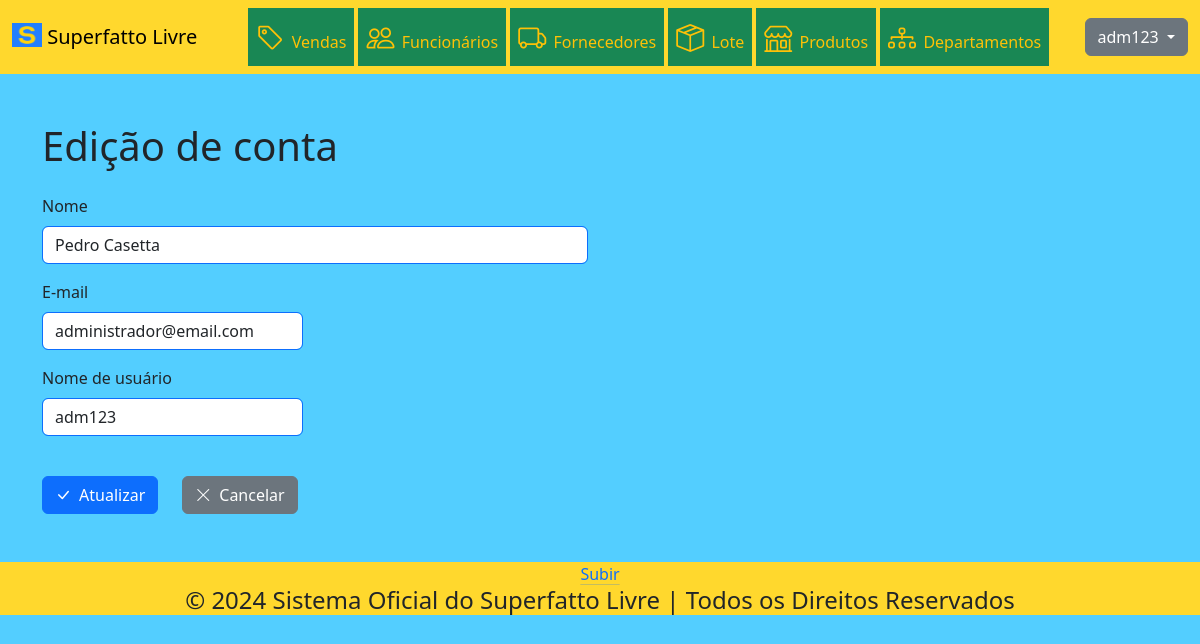
Screenshot of /conta/encaminharEdicao/1 (signed in) with the database file from the repository.
### tables this page shows
CREATE TABLE IF NOT EXISTS `administrador` (
  `codigo` INT NOT NULL AUTO_INCREMENT,
  `cod_credencial` INT NOT NULL,
  PRIMARY KEY (`codigo`),
  INDEX `fk_administrador_credencial1_idx` (`cod_credencial` ASC),
  CONSTRAINT `fk_administrador_conta1`
    FOREIGN KEY (`codigo`)
    REFERENCES `conta` (`codigo`)
    ON DELETE NO ACTION
    ON UPDATE NO ACTION,
  CONSTRAINT `fk_administrador_credencial1`
    FOREIGN KEY (`cod_credencial`)
    REFERENCES `credencial` (`codigo`)
    ON DELETE NO ACTION
    ON UPDATE NO ACTION);

CREATE TABLE IF NOT EXISTS `conta` (
  `codigo` INT NOT NULL AUTO_INCREMENT,
  `nome` VARCHAR(45) NULL,
  `email` VARCHAR(45) NULL,
  `nome_usuario` VARCHAR(45) NULL,
  `senha` VARCHAR(255) NULL,
  `tipo` VARCHAR(45) NULL,
  PRIMARY KEY (`codigo`),
  UNIQUE INDEX `nome_usuario_UNIQUE` (`nome_usuario` ASC),
  UNIQUE INDEX `email_UNIQUE` (`email` ASC));

### App/Controller/BaseController.php (called while the page is built, shortened)
<?php
abstract class BaseController
{
    protected array $dados;
    public function __construct()
    {
        $this->dados = [];
    }
    public function renderizar(string $view)
    {
        $dados = $this->getDados();
        require_once PATH . '/App/View/layout/header.php';
        require_once PATH . '/App/View/layout/menu.php';
        require_once PATH . '/App/View/' . $view . '.php';
        require_once PATH . '/App/View/layout/footer.php';
    }
    public function getDados()
    {
        return $this->dados;
    }
    public function setDados($nomeChave, $valorDado)
    {
        if ($nomeChave != "" && $valorDado != "") {
            $this->dados[$nomeChave] = $valorDado;
        }
    }
}

### index.php (called while the page is built, shortened)
<?php
try
{
    $app = new App();
    $app->identificarController();
    $app->executarController();
} catch (Exception $excecao) {
    throw new Exception("Erro na execução do sistema", $excecao->getCode());
}

### App/Model/Entidades/Conta/Conta.php (called while the page is built, shortened)
<?php
abstract class Conta
{
    protected string $nome;
    protected string $email;
    protected string $nomeUsuario;
    public function __construct(int $codigo = 0, string $nome = "", string $email = "", string $nomeUsuario = "", string $senha = "",
        string $tipo = "")
    {
        $this->nome = $nome;
        $this->email = $email;
        $this->nomeUsuario = $nomeUsuario;
    }
    public static function localizar($codigo, $tipo)
    {
        $contaDAO = new ContaDAO();
        $resultado = $contaDAO->localizar($codigo, $tipo);
        return $resultado;
    }
    public function getNome() : string
    {
        return $this->nome;
    }
    public function getEmail() : string
    {
        return $this->email;
    }
    public function getNomeUsuario() : string
    {
        return $this->nomeUsuario;
    }
}

### App/Model/DAO/BaseDAO.php (called while the page is built, shortened)
<?php
abstract class BaseDAO
{
    private $conexao;
    public function __construct()
    {
        $this->conexao = Conexao::getConexao();
    }
    public function select($sql)
    {
        return $this->conexao->query($sql);
    }
}

### App/Lib/Conexao.php (called while the page is built, shortened)
<?php
class Conexao
{
    public static function getConexao()
    {
        $dsn = DB_DRIVER . ':host=' . DB_HOST . ';dbname=' . DB_NAME . ";";
        $conexao = new PDO($dsn , DB_USER, DB_PASSWORD);
        $conexao->setAttribute(PDO::ATTR_ERRMODE, PDO::ERRMODE_EXCEPTION);
        return $conexao;
    }
}

### App/Model/DAO/ContaDAO.php (called while the page is built, shortened)
<?php
class ContaDAO extends BaseDAO
{
    public function localizar($codigo, $tipo)
    {
        try {
            if ($tipo == 'administrador') {
                $pdoStatement = $this->select("SELECT c.*, a.cod_credencial, cr.nome nome_credencial
                FROM conta c, administrador a, credencial cr
                WHERE c.codigo = $codigo AND a.codigo = $codigo AND cr.codigo = a.cod_credencial");
                $arrayResultado = $pdoStatement->fetch(PDO::FETCH_ASSOC);
                $conta = new Administrador(
                    $arrayResultado['codigo'],
                    $arrayResultado['nome'],
                    $arrayResultado['email'],
                    $arrayResultado['nome_usuario'],
                    $arrayResultado['senha'],
                    $arrayResultado['tipo'],
                    $arrayResultado['cod_credencial'],
                    $arrayResultado['nome_credencial']
                );
            }
            return $conta;
        }
        catch (Exception $excecao) {
            $erro = new Exception("Erro " . $excecao->getCode() . ". Erro no acesso aos dados");
            return $erro;
        }
    }
}

### App/View/conta/edicao.php (the view, shortened to what this page needs)
<div class="container-sm my-5">
  <?php if (isset($dados['conta']) && !empty($dados['conta'])) { ?>
    <div class="row">
      <div class="col">
        <form method="POST" action="http://<?=APP_HOST?>/conta/atualizar">
          <div class="row mb-3">
            <div class="col-auto">
              <h1>Edição de conta</h1>
            </div>
          </div>
          <div class="row mb-3">
            <div class="col-11 col-md-9 col-lg-6">
              <label for="nome" class="form-label">Nome</label>
              <input type="text" class="form-control border border-primary
              <?= (isset($dados['validacao']) && !$dados['validacao']['nome_validado'] ? 'is-invalid' : '') ?>"
              id="nome" name="nome"
              value="<?= (isset($dados['formulario'])) ? $dados['formulario']['nome'] : $dados['conta']->getNome() ?>" required>
            </div>
        </div>
        <div class="row mb-3">
            <div class="col-6 col-md-4 col-lg-3">
              <label for="email" class="form-label">E-mail</label>
              <input type="text" class="form-control border border-primary
              <?= (isset($dados['validacao']) && !$dados['validacao']['email_validado'] ? 'is-invalid' : '') ?>"
              id="email" name="email"
              value="<?= (isset($dados['formulario'])) ? $dados['formulario']['email'] : $dados['conta']->getEmail() ?>" required>
            </div>
        </div>
        <div class="row mb-3">
          <div class="col-6 col-md-4 col-lg-3">
            <label for="nome_usuario" class="form-label">Nome de usuário</label>
            <input type="text" class="form-control border border-primary
            <?= (isset($dados['validacao']) && !$dados['validacao']['usuario_validado'] ? 'is-invalid' : '') ?>"
            id="nome_usuario" name="nome_usuario"
            value="<?=
            (isset($dados['formulario'])) ? $dados['formulario']['nome_usuario'] : $dados['conta']->getNomeUsuario() ?>" required>
          </div>
        </div>
        <div class="row">
          <div class="col-auto">
            <button type="submit" class="btn btn-primary">
              <i class="bi bi-check-lg">&ensp;</i>Atualizar
            </button>
          </div>
          <div class="col-auto">
            <a href="http://<?=APP_HOST?>/conta/encaminharPerfil" class="btn btn-secondary">
              <i class="bi bi-x-lg">&ensp;</i>Cancelar
            </a>
          </div>
        </div>
        </form>
      </div>
    </div>
  <?php } ?>
</div>

### public/css/estilo.css (style rules this page uses)
body { background-color: #53ceff; }

### rows the page displays
administrador: nome "Pedro Casetta", email "administrador@email.com", nome_usuario "adm123"

### other values shown
$sessao::getNomeUsuario() "adm123"
